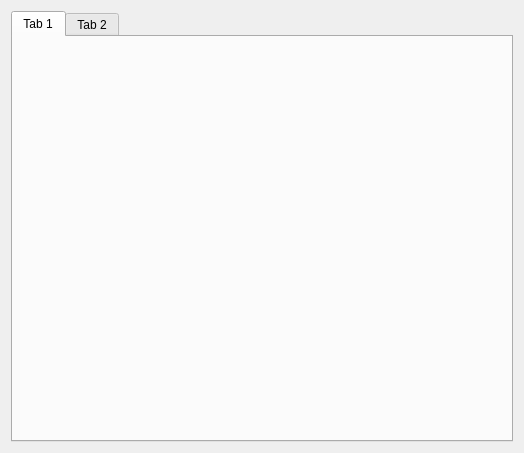
<?xml version="1.0" encoding="UTF-8"?>
<ui version="4.0">
 <class>Form</class>
 <widget class="QWidget" name="Form">
  <property name="geometry">
   <rect>
    <x>0</x>
    <y>0</y>
    <width>524</width>
    <height>453</height>
   </rect>
  </property>
  <property name="windowTitle">
   <string>Form</string>
  </property>
  <layout class="QVBoxLayout" name="verticalLayout">
   <item>
    <widget class="QTabWidget" name="tabWidget">
     <property name="currentIndex">
      <number>0</number>
     </property>
     <widget class="QWidget" name="tab">
      <attribute name="title">
       <string>Tab 1</string>
      </attribute>
     </widget>
     <widget class="QWidget" name="tab_2">
      <attribute name="title">
       <string>Tab 2</string>
      </attribute>
     </widget>
    </widget>
   </item>
  </layout>
 </widget>
 <resources/>
 <connections/>
</ui>
